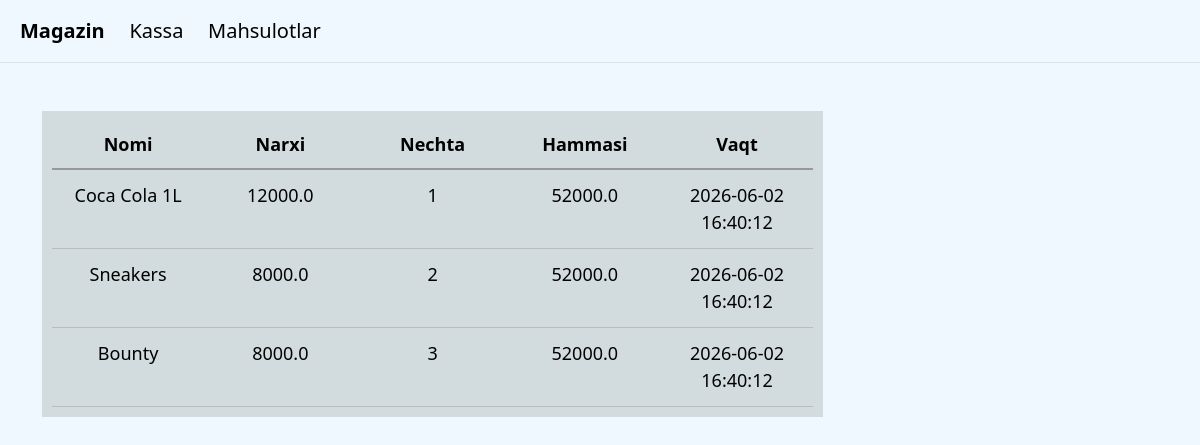
The app's page /sales, older data.
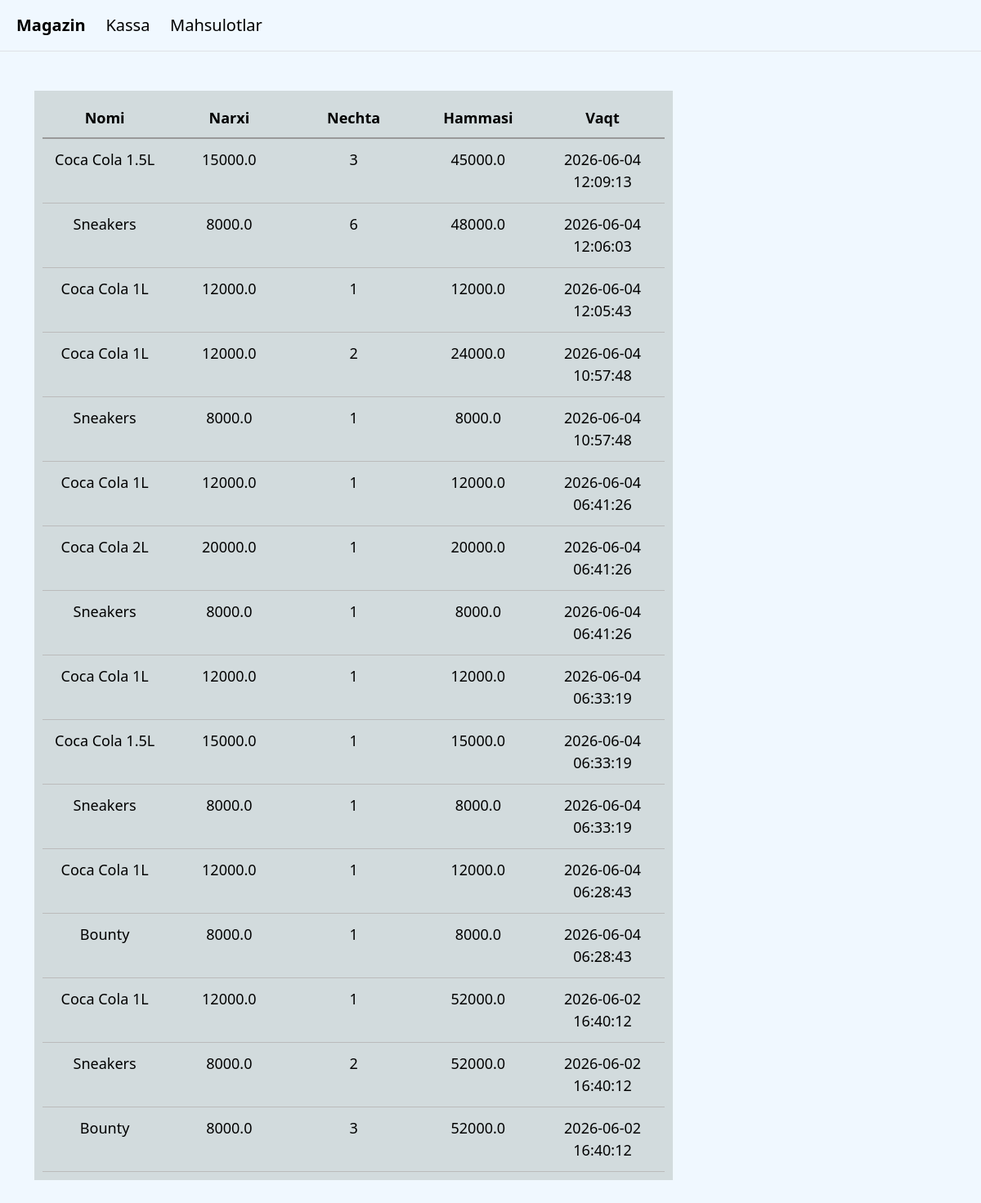
The same page, newer data.
### tables this page shows
CREATE TABLE sales(
    id INTEGER PRIMARY KEY AUTOINCREMENT,
    product_name INTEGER NOT NULL,
    price REAL NOT NULL,
    quantity INTEGER NOT NULL,
    total REAL NOT NULL,
    sale_date TIMESTAMP DEFAULT CURRENT_TIMESTAMP
);

### app.py (the view)
@app.route("/sales")
def sales():
    conn = sqlite3.connect("store.db")
    conn.row_factory = sqlite3.Row
    cursor = conn.cursor()
    sales = cursor.execute("SELECT product_name, price, quantity, total, datetime(sale_date, 'localtime') as sale_date FROM sales ORDER BY sale_date DESC").fetchall()
    conn.close()
    return render_template("sales.html",sales = sales)

### templates/sales.html (shortened to what this page needs)
{% extends "layout.html" %}
{% block main %}
<div class="sales-container">
    <div class="sales-header">
        <span>Nomi</span>
        <span>Narxi</span>
        <span>Nechta</span>
        <span>Hammasi</span>
        <span>Vaqt</span>
    </div>
    {% for sale in sales %}
    <div class="sale-item">
        <span>{{sale.product_name}}</span>
        <span>{{sale.price}}</span>
        <span>{{sale.quantity}}</span>
        <span>{{sale.total}}</span>
        <span>{{sale.sale_date}}</span>
    </div>
    {% endfor %}
</div>
{% endblock %}

### templates/layout.html (shortened to what this page needs)
<!DOCTYPE html>
<html lang="en">
<head>
    <link href="https://cdn.jsdelivr.net/npm/bootstrap@5.3.8/dist/css/bootstrap.min.css" rel="stylesheet">
    <link rel="stylesheet" href="/static/styles.css">
</head>
<body>
    <header class="py-3 border-bottom flex">
        <a class="home" href="/">Magazin</a>
        <a href="/checkout">Kassa</a>
        <a href="/products">Mahsulotlar</a>
    </header>
    <main class="container py-5 text-center">
        {% block main %}{% endblock %}
    </main>
</body>
</html>

### static/styles.css (style rules this page uses)
body { background-color: aliceblue; color: black; font-size: large; }
header { padding: 20px; }
header a { font-size: x-large; text-decoration: none; color: black; font-size: 20px; margin-right: 20px; }
.home { font-weight: 600; }
a { text-decoration: none; }
.sales-container, .products-container { background-color:#d2dbdd; height: auto; width: 70%; display: flex; flex-direction: column; padding: 10px; }
.sales-header, .product-header { display: flex; justify-content: space-between; font-weight: bold; padding: 10px 0; border-bottom: 2px solid #999; }
.sale-item, .product-item { display: flex; justify-content: space-between; padding: 12px 0; border-bottom: 1px solid #bbb; }
.sales-container span, .products-container span { width: 20%; text-align: center; }

Row changes from the older to the newer data that the page shows:
added sales: product_name "Coca Cola 1.5L", price "15000.0", quantity "3", total "45000.0", sale_date "2026-06-04 12:09:13"
added sales: product_name "Sneakers", price "8000.0", quantity "6", total "48000.0", sale_date "2026-06-04 12:06:03"
added sales: product_name "Coca Cola 1L", price "12000.0", quantity "1", total "12000.0", sale_date "2026-06-04 12:05:43"
added sales: product_name "Coca Cola 1L", price "12000.0", quantity "2", total "24000.0", sale_date "2026-06-04 10:57:48"
added sales: product_name "Sneakers", price "8000.0", quantity "1", total "8000.0", sale_date "2026-06-04 10:57:48"
added sales: product_name "Coca Cola 1L", price "12000.0", quantity "1", total "12000.0", sale_date "2026-06-04 06:41:26"
added sales: product_name "Coca Cola 2L", price "20000.0", quantity "1", total "20000.0", sale_date "2026-06-04 06:41:26"
added sales: product_name "Sneakers", price "8000.0", quantity "1", total "8000.0", sale_date "2026-06-04 06:41:26"
added sales: product_name "Coca Cola 1L", price "12000.0", quantity "1", total "12000.0", sale_date "2026-06-04 06:33:19"
added sales: product_name "Coca Cola 1.5L", price "15000.0", quantity "1", total "15000.0", sale_date "2026-06-04 06:33:19"
added sales: product_name "Sneakers", price "8000.0", quantity "1", total "8000.0", sale_date "2026-06-04 06:33:19"
added sales: product_name "Coca Cola 1L", price "12000.0", quantity "1", total "12000.0", sale_date "2026-06-04 06:28:43"
added sales: product_name "Bounty", price "8000.0", quantity "1", total "8000.0", sale_date "2026-06-04 06:28:43"
